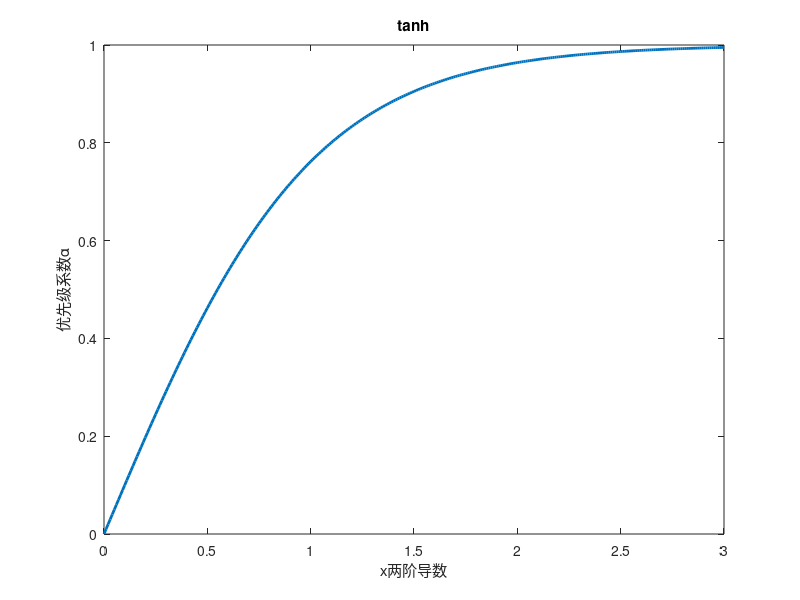

Here is the MATLAB script that generated this plot:
clear;clc;
b =2;
c = 0;
fun = @(a) (1-exp(-b*(a-c)))/(1+exp(-b*(a-c)));

% dfun =  @(a) exp((log(20)-log(10))*a/6);
% anss = fzero(fun,1);
x = 0:0.01:3;


for i=1:size(x,2)
    y(i) = fun(x(i));
end
plot(x,y,'-','linewidth',2),title('tanh'),xlabel('x两阶导数'),ylabel('优先级系数\alpha');